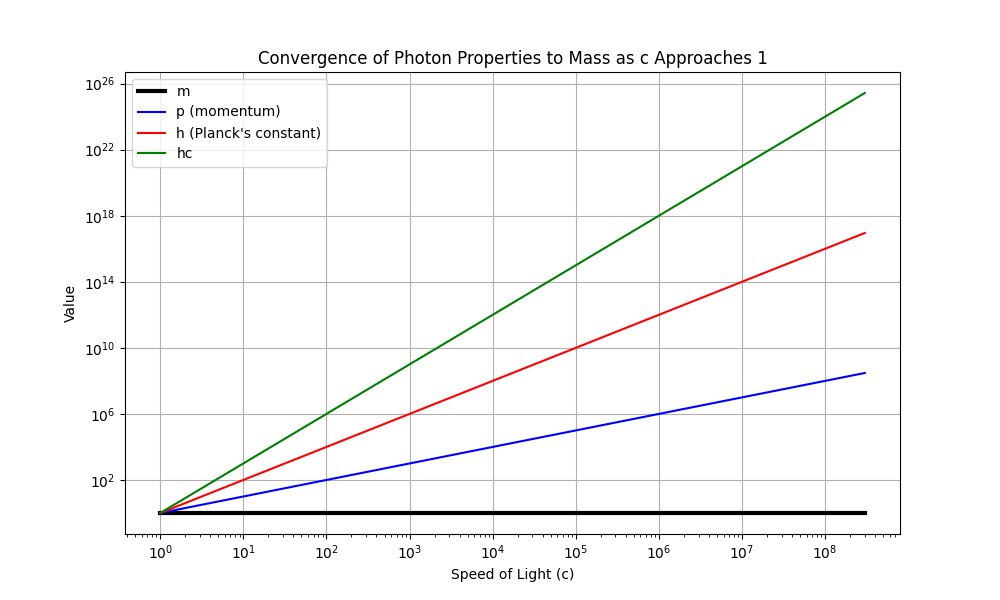

Here is the Python script that generated this plot:
import numpy as np
import matplotlib.pyplot as plt

# Define the range of c values from 3e8 down to 1:
c_values = np.linspace(3e8, 1, 500)  # 500 points for a smooth curve

# Keep mass constant (let's set it to 1 for simplicity):
mass = 1

# Calculate h, p, and hc for each c value:
h_values = mass * c_values**2
p_values = mass * c_values
hc_values = h_values * c_values

# Create the plot:
plt.figure(figsize=(10, 6))

# Plot mass (constant)
plt.plot(c_values, [mass]*len(c_values), label='m', color='black', linewidth=3)

# Plot p = mc
plt.plot(c_values, p_values, label='p (momentum)', color='blue')

# Plot h = mc^2
plt.plot(c_values, h_values, label='h (Planck\'s constant)', color='red')

# Plot hc
plt.plot(c_values, hc_values, label='hc', color='green')


# Customize the plot:
plt.xlabel('Speed of Light (c)')
plt.ylabel('Value')
plt.title('Convergence of Photon Properties to Mass as c Approaches 1')
plt.xscale('log')  # Use logarithmic scale for x-axis for better visualization
plt.yscale('log') # use log scale for y-axis
plt.grid(True)
plt.legend()
#plt.show()
plt.savefig('convergence_plot.png')


# Print some data points to see numeric convergence
print("Sample Data Points:")
print("------------------")
for i in [0, 250, 499]: #first, middle and last value in c_values array
    print(f"c: {c_values[i]:.2e}, h: {h_values[i]:.2e}, p: {p_values[i]:.2e}, hc: {hc_values[i]:.2e}, m: {mass}")
